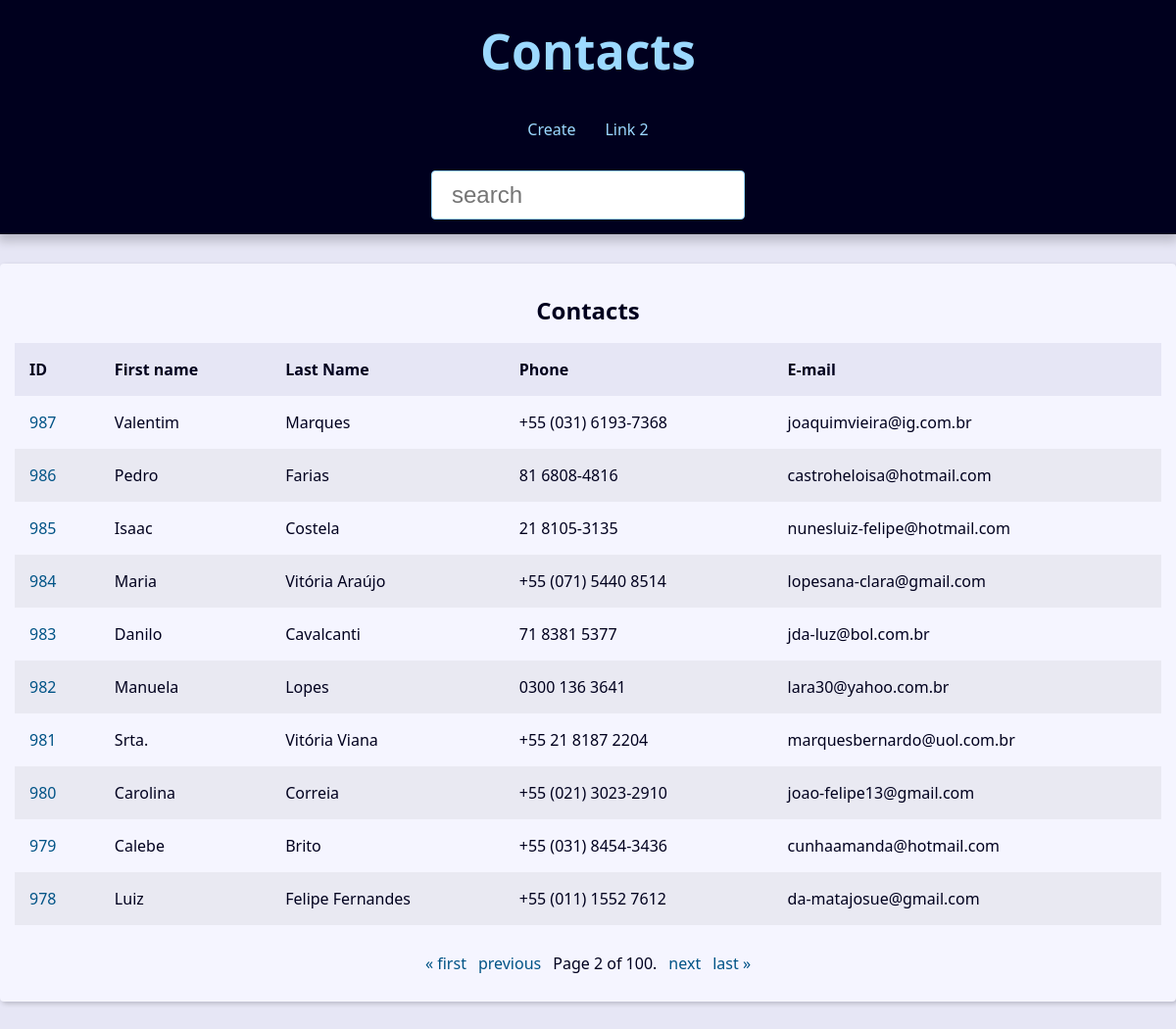
The page /?page=2&q= on the database its author committed.
### contact/models.py (models this page shows, shortened)
class Contact(models.Model):
    first_name = models.CharField(max_length=50)
    last_name = models.CharField(max_length=50, blank=True)
    phone = models.CharField(max_length=50)
    email = models.EmailField(max_length=254, blank=True, verbose_name='E-mail')
    created_date = models.DateTimeField(default=timezone.now)
    description = models.TextField(blank=True)
    show = models.BooleanField(default=True)
    image = models.ImageField(blank=True, upload_to='pictures/%Y/%m/')
    category = models.ForeignKey(Category, on_delete=models.SET_NULL, blank=True, null=True)
    owner = models.ForeignKey(User, on_delete=models.SET_NULL, null=True, blank=True)

### contact/views.py (the view)
# urls.py: path('', views.index, name='index'),
def index(request):
    contacts = Contact.objects.all().filter(show=True).order_by('-id')
    pagination = Paginator(contacts, 10)
    page_number = request.GET.get('page')
    page_obj = pagination.get_page(page_number)
    context = {
        'page_obj': page_obj,
        'site_title': 'Contatos - ',
    }
    return render(
        request,
        'contact/index.html',
        context,
    )

### contact/templates/contact/index.html
{% extends 'global/base.html' %}
{% block content %}
{% if page_obj %}
<div class="responsive-table">
    <table class="contacts-table">
        <caption class="table-caption">Contacts</caption>
        <thead>
            <tr class="table-row table-row-header">
                <th class="table-header">ID</th>
                <th class="table-header">First name</th>
                <th class="table-header">Last Name</th>
                <th class="table-header">Phone</th>
                <th class="table-header">E-mail</th>
            </tr>
        </thead>
        <tbody>
            {% for contact in page_obj %}
            <tr class="table-row">
                <td class="table-cel">
                    <a class="table-link"  href="{% url 'contact:contact' contact.id %}">{{contact.id}}</a>
                </td>
                <td class="table-cel">
                    {{contact.first_name}}
                </td>
                <td class="table-cel">
                    {{contact.last_name}}
                </td>
                <td class="table-cel">
                    {{contact.phone}}
                </td>
                <td class="table-cel">
                    {{contact.email}}
                </td>
            </tr>
            {% endfor %}
        </tbody>
    </table>
    <div class="pagination">
    <span class="step-links">
        {% if page_obj.has_previous %}
            <a href="?page=1&q={{ search_value }}">&laquo; first</a>
            <a href="?page={{ page_obj.previous_page_number }}&q={{ search_value }}">previous</a>
        {% endif %}
        <span class="current">
            Page {{ page_obj.number }} of {{ page_obj.paginator.num_pages }}.
        </span>
        {% if page_obj.has_next %}
            <a href="?page={{ page_obj.next_page_number }}&q={{ search_value }}">next</a>
            <a href="?page={{ page_obj.paginator.num_pages }}&q={{ search_value }}">last &raquo;</a>
        {% endif %}
    </span>
</div>
</div>
{% else %}
<div>
    <h1 style="text-align: center;">Nenhum dado encontrado</h1>
</div>
{% endif %}
{% endblock content %}

### base_static/global/css/styles.css (style rules this page uses)
:root { --spacing: 1.5rem; --link-dark-color: rgb(0, 83, 134); --link-light-color: rgb(156, 217, 255); --clr-white: rgb(245, 245, 255); --clr-black: rgb(0, 0, 30); --clr-light-gray: rgb(230, 230, 245); --clr-dark-shadow-5: rgba(0, 0, 10, 5%); --clr-dark-shadow-10: rgba(0, 0, 10, 10%); --clr-dark-shadow-20: rgba(0, 0, 10, 20%); --clr-light-shadow-5: rgba(200, 200, 255, 5%); --clr-light-shadow-10: rgba(200, 200, 255, 10%); --clr-light-shadow-20: rgba(200, 200, 255, 20%); --main-page-width: 120rem; --table-min-width: 60rem; --biggest-font-size: 5rem; --bigger-font-size: 4rem; --big-font-size: 3.2rem; --medium-font-size: 2.4rem; --small-font-size: 1.6rem; --smaller-font-size: 1.4rem; --smallest-font-size: 1.2rem; --transition-fast: 300ms; --transition-medium: 600ms; --transition-slow: 1s; --default-border-radius: 4px; }
*, *::before, *::after { margin: 0; padding: 0; box-sizing: border-box; }
html { font-size: 62.5%; }
body { font-family: system-ui, -apple-system, BlinkMacSystemFont, 'Segoe UI', Roboto, Oxygen, Ubuntu, Cantarell, 'Open Sans', 'Helvetica Neue', sans-serif; line-height: 1.5; font-size: var(--small-font-size); color: var(--clr-black); -webkit-font-smoothing: antialiased; background: var(--clr-light-gray); }
a { text-decoration: none; }
.responsive-table { width: 100%; overflow-x: auto; }
.contacts-table { width: 100%; min-width: var(--table-min-width); border-collapse: collapse; }
.table-caption { font-size: var(--medium-font-size); font-weight: bold; padding: var(--spacing); }
.table-row { text-align: left; text-overflow: ellipsis; transition: background-color var(--transition-fast) ease-in-out; }
.table-row:nth-of-type(2n) { background: var(--clr-dark-shadow-5); }
.table-row-header { background: var(--clr-light-gray); color: var(--clr-black); }
.table-cel, .table-header { padding: var(--spacing); }
.table-link { color: var(--link-dark-color); transition: color var(--transition-fast) ease-in-out; text-decoration: none; }
.pagination { margin-top: var(--spacing); display: flex; justify-content: center; padding: calc(var(--spacing) * 0.8); font-size: var(--small-font-size); }
.pagination .step-links { display: flex; gap: calc(var(--spacing) * 0.8); }
.pagination .step-links a { color: var(--link-dark-color); transition: color var(--transition-fast) ease-in-out; text-decoration: none; display: block; }
a:-webkit-any-link { text-decoration: none; }

### rows shown on the page
Contact: id "987", first_name "Valentim", last_name "Marques", phone "+55 (031) 6193-7368", email "joaquimvieira@ig.com.br"
Contact: id "986", first_name "Pedro", last_name "Farias", phone "81 6808-4816", email "castroheloisa@hotmail.com"
Contact: id "985", first_name "Isaac", last_name "Costela", phone "21 8105-3135", email "nunesluiz-felipe@hotmail.com"
Contact: id "984", first_name "Maria", last_name "Vitória Araújo", phone "+55 (071) 5440 8514", email "lopesana-clara@gmail.com"
Contact: id "983", first_name "Danilo", last_name "Cavalcanti", phone "71 8381 5377", email "jda-luz@bol.com.br"
Contact: id "982", first_name "Manuela", last_name "Lopes", phone "0300 136 3641", email "lara30@yahoo.com.br"
Contact: id "981", first_name "Srta.", last_name "Vitória Viana", phone "+55 21 8187 2204", email "marquesbernardo@uol.com.br"
Contact: id "980", first_name "Carolina", last_name "Correia", phone "+55 (021) 3023-2910", email "joao-felipe13@gmail.com"
Contact: id "979", first_name "Calebe", last_name "Brito", phone "+55 (031) 8454-3436", email "cunhaamanda@hotmail.com"
Contact: id "978", first_name "Luiz", last_name "Felipe Fernandes", phone "+55 (011) 1552 7612", email "da-matajosue@gmail.com"

### other values the page prints
{{ page_obj.number }} "2"
{{ page_obj.paginator.num_pages }} "100"
